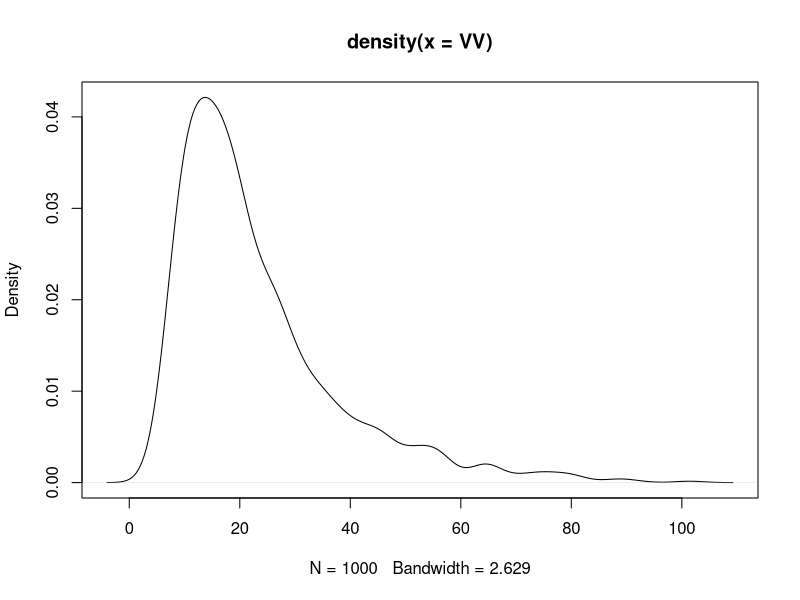

Generate this figure with R: (Note: this script raises an error after producing the figure.)
rm(list=ls())
library(e1071)
##################################################
################"" Lois exponentielles
###################################################

n <- n_C  <-1000

alpha_N <- 100
beta_N  <- 2
theta_N <-c(alpha_N,beta_N)
lambda_e <- 1/0.5
lambda_c <- 1/15
k <- 16
kprime <- 30

alpha_N_R <- 1000


### données expérimentales  SIMULATION  exp(lambda_c) + Gamma(k, lambda_e)
VV <-   rgamma(n,1,lambda_c) + rgamma(n,k,lambda_e)
UV  <- rgamma(n,alpha_N,beta_N)
TV <- apply(cbind(UV,VV),1,min)
summary(TV)

UR  <- rgamma(n,alpha_N_R,beta_N)
VR <- VV  + rgamma(n,kprime,lambda_e)
TR <-  apply(cbind(UR,VR),1,min)
summary(UR)
summary(TR)
summary(VR)

### approx 2;
R <- sum(c(1,k)/c(lambda_c,lambda_e))
Q <- sum(c(1,k)/c(lambda_c,lambda_e)^2)
k_sum <- R^2/Q
lambda_sum <- k_sum/R

plot(density(VV))
#curve(dgamma(x,k_sum, lambda_sum),add=TRUE,col='green')
m <- emg.mle(VV)
curve(demg(x,m@coef[1],m@coef[2],m@coef[3]),add=TRUE,col='cyan')




R <- sum(c(1,k+kprime)/c(lambda_c,lambda_e))
Q <- sum(c(1,k+prime)/c(lambda_c,lambda_e)^2)
k_sum <- R^2/Q
lambda_sum <- k_sum/R
m <- emg.mle(VR)

plot(density(VR))
curve(dgamma(x,k_sum, lambda_sum),add=TRUE,col='red')
curve(demg(x,m@coef[1],m@coef[2],m@coef[3]),add=TRUE,col='cyan')




#VV <-   rgamma(n,l,lambda_e) + rgamma(n,k,lambda_e)




#####  verif distributions

#------- TV

# dens_TV <- function(x,lambda_c,lambda_e,k,theta_N){
# 
# #  theta_L <- c(k+l,lambda_e)
#   R <- sum(c(1,k)/c(lambda_c,lambda_e))
#   Q <- sum(c(1,k)/c(lambda_c,lambda_e)^2)
#   k_sum <- R^2/Q
#   lambda_sum <- k_sum/R
#   theta_L <- c(k_sum,lambda_sum)
#   F1z <- pgamma(x,theta_L[1],theta_L[2])
#   f1z <- dgamma(x,theta_L[1],theta_L[2])
#   

#   F2z <- pgamma(x,theta_N[1],theta_N[2])
#   f2z <- dgamma(x,theta_N[1],theta_N[2])
#   f1z*(1-F2z) + f2z*(1-F1z)
# }

dens_TV <- function(x,lambda_c,mu,sigma,theta_N){
  
  #  theta_L <- c(k+l,lambda_e)
  #R <- sum(c(1,k)/c(lambda_c,lambda_e))
  #Q <- sum(c(1,k)/c(lambda_c,lambda_e)^2)
  #k_sum <- R^2/Q
  #lambda_sum <- k_sum/R
  #theta_L <- c(k_sum,lambda_sum)
  #F1z <- pgamma(x,theta_L[1],theta_L[2])
  #f1z <- dgamma(x,theta_L[1],theta_L[2])
  
  F1z <- pemg(x,lambda=lambda_c,mu=mu,sigma=sigma)
  f1z <- demg(x,lambda=lambda_c,mu=mu,sigma=sigma)
  
  F2z <- pgamma(x,theta_N[1],theta_N[2])
  f2z <- dgamma(x,theta_N[1],theta_N[2])
  f1z*(1-F2z) + f2z*(1-F1z)
}



hist(TV,nclass = n/10,freq = FALSE)
lines(density(TV),col='orange')
m <- emg.mle(VV)
lambda_c_est <- m@coef[3]
mu <- m@coef[1]
sigma <- m@coef[2]
curve(dens_TV(x,lambda_c_est,mu,sigma,theta_N),add=TRUE,col='green')


# prob_TV <- function(x,lambda_c,lambda_e,k,theta_N){
#   #theta_L <- c(k+l,lambda_e)
#   R <- sum(c(1,k)/c(lambda_c,lambda_e))
#   Q <- sum(c(1,k)/c(lambda_c,lambda_e)^2)
#   k_sum <- R^2/Q
#   lambda_sum <- k_sum/R
#   theta_L <- c(k_sum,lambda_sum)
# 
#   F1z <- pgamma(x,theta_L[1],theta_L[2])
#   F2z <- pgamma(x,theta_N[1],theta_N[2])
#   1-(1-F1z)*(1-F2z)
# 
# }
prob_TV <- function(x,lambda_c,lambda_e,mu_sigma,theta_N){
  #theta_L <- c(k+l,lambda_e)
  #R <- sum(c(1,k)/c(lambda_c,lambda_e))
  #Q <- sum(c(1,k)/c(lambda_c,lambda_e)^2)
  #k_sum <- R^2/Q
  #lambda_sum <- k_sum/R
  #theta_L <- c(k_sum,lambda_sum)

  F1z <- pemg(x,lambda_e,mu,sigma)
  F2z <- pgamma(x,theta_N[1],theta_N[2])
  1-(1-F1z)*(1-F2z)

}



plot(ecdf(TV))
curve(prob_TV(x,lambda_c,lambda_e_est,mu,sigma,theta_N),add=TRUE,col='green')


#------- TR

#dens_VR <- function(x,lambda_e,l,k,kprime){
#  dgamma(x,k+kprime+l,lambda_e)
#}

#plot(density(VR))
#curve(dens_VR(x,lambda_e,l,k,kprime),add=TRUE,col='red')


#prob_VR <- function(x,lambda_e,l,k,kprime){
#  pgamma(x,k+kprime+l,lambda_e)
#}


dens_TR <- function(x,lambda_c,lambda_e,k,kprime,theta_N){
  dens_TV(x,lambda_c,lambda_e,k+kprime,theta_N)
}
  
prob_TR <- function(x,lambda_c,lambda_e,k,kprime,theta_N){
  prob_TV(x,lambda_c,lambda_e,k+kprime,theta_N)
}




plot(ecdf(TR))
theta_N_R <- c(alpha_N_R,beta_N)
curve(prob_TR(x,lambda_c,lambda_e,k,kprime,theta_N_R),add=TRUE,col='red')



#dens_TR <- function(x,lambda_e,l,k,kprime,theta_N){
#
#  F_VR <- prob_VR(x,lambda_e,l,k,kprime)
#  f_VR <- dens_VR(x,lambda_e,l,k,kprime)
#  F_UR <- pgamma(x,theta_N[1],theta_N[2])
#  f_UR <- dgamma(x,theta_N[1],theta_N[2])
#  f_VR*(1-F_UR) + f_UR*(1-F_VR)
#}



hist(TR,freq=FALSE,nclass=n/10)
lines(density(TR),col='orange')
curve(dens_TR(x,lambda_c,lambda_e,k,kprime,theta_N_R),add=TRUE,col='red')


################################################""
#------------ Estimations
#################################################


estim_param_Gamma <- function(X){
  EX <- mean(X)
  VX <-var(X)
  alpha_hat <- EX^2/VX
  beta_hat <- alpha_hat/EX
  return(c(alpha_hat,beta_hat))
}


#-----------------------------------  ESTIM theta_N  = (alpha_N, beta_N)----
TC <-  rgamma(n_C,alpha_N,beta_N)
theta_N_hat<- estim_param_Gamma(TC)
cbind(theta_N,theta_N_hat)
#------------------------------------- ESTIM l,lambda_e, -----


log_lik_TV_TR <- function(log_param,theta_N,k,kprime,TV,TR){
  l <- exp(log_param[1])
  lambda_e <- exp(log_param[2])

  UTV <- dens_TV(TV, lambda_e,l,k,theta_N)
  UTR <- dens_TR(TR,lambda_e,l,k,kprime,theta_N)

  - sum(log(UTV)) - sum(log(UTR))
}


lambda_e_init <- 0.5*(estim_param_Gamma(TV)[2] + estim_param_Gamma(TR)[2])
l_init <- 22#% 0.5*(estim_param_Gamma(TV)[1]-k + estim_param_Gamma(TR)[1]-k-kprime)
log_param_init <- c(log(l_init),log(lambda_e_init))
log_param<- log(c(l,lambda_e))
log_lik_TV_TR(log_param,theta_N,k,kprime,TV,TR)
log_lik_TV_TR(log_param_init,theta_N_hat,k,kprime,TV,TR)


log_param_hat <- optim(log_param_init, log_lik_TV_TR,theta_N = theta_N_hat,k=k,kprime=kprime,TV = TV,TR = TR)$par
param_hat <- exp(log_param_hat)
hist(TR,freq=FALSE,nclass=min(n/10,100))
lines(density(TR),col='orange')
curve(dens_TR(x,lambda_e,l,k,kprime,theta_N),add=TRUE,col='red')
curve(dens_TR(x,exp(log_param_hat[2]),exp(log_param_hat[1]),k,kprime,theta_N_hat),add=TRUE,col='magenta')

names(param_hat)<-c('l','lamdda_e')

all_param<- c(theta_N,param,param[2]/param[1])
names(all_param) = c('alpha_N','beta_N','l','lamdda_e','lambda_c')

all_param_hat <- c(theta_N_hat,param_hat,param_hat[2]/param_hat[1]);
cbind(all_param,all_param_hat)

